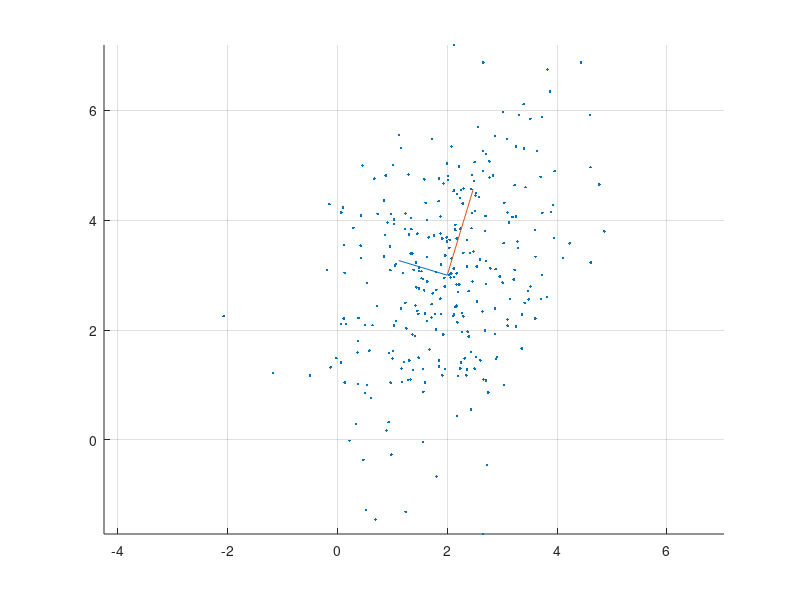

This figure's MATLAB source: (Note: this script raises an error after producing the figure.)
% clear up everything
clear all; close all; clc;
% create a multivariate normal matrix with 2 variables
n=300; % number of entries
mu = [2,3];
sigma = [1,.5;
         .5,2.5];

X = mvnrnd(mu,sigma,n);
%
[V,D]=eig(sigma);
l=diag(D);
l=sqrt(l);
ev1=V(:,1);
ev2=V(:,2);
% visualize a scatter plot

scatter(X(:,1),X(:,2),'.')
axis('equal')
hold on
plot([mu(1),mu(1)+l(1)*ev1(1)],[mu(2),mu(2)+l(1)*ev1(2)])
plot([mu(1),mu(1)+l(2)*ev2(1)],[mu(2),mu(2)+l(2)*ev2(2)])
grid on
angle=acos(ev1'*[1,0]')/pi*180;
%# ellipse centered at (0,0) with axes length
%# (drawn using the default N=36 points)
p = calculateEllipse(mu(1),mu(2), l(1), l(2), -angle);
plot(p(:,1), p(:,2), '-')

prob=[0.5,0.75,0.99];
for p=prob
    c=sqrt(chi2inv(p,2))
    p = calculateEllipse(mu(1),mu(2), c*l(1), c*l(2), -angle);
    plot(p(:,1), p(:,2), '-')
end

function [X,Y] = calculateEllipse(x, y, a, b, angle, steps)
    %# This functions returns points to draw an ellipse
    %#
    %#  @param x     X coordinate
    %#  @param y     Y coordinate
    %#  @param a     Semimajor axis
    %#  @param b     Semiminor axis
    %#  @param angle Angle of the ellipse (in degrees)
    %#
    narginchk(5, 6);
    if nargin<6, steps = 60; end
    beta = -angle * (pi / 180);
    sinbeta = sin(beta);
    cosbeta = cos(beta);
    alpha = linspace(0, 360, steps)' .* (pi / 180);
    sinalpha = sin(alpha);
    cosalpha = cos(alpha);
    X = x + (a * cosalpha * cosbeta - b * sinalpha * sinbeta);
    Y = y + (a * cosalpha * sinbeta + b * sinalpha * cosbeta);
    if nargout==1, X = [X Y]; end
end

